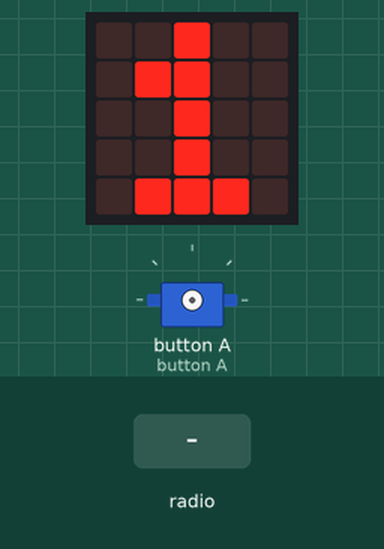
Recording of a program running on a simulated BBC micro:bit (MakeCode). Parts: the board's 5×5 LED display, servo. The inputs (shaded band) are chosen by the test bench. What the program prints to the serial console is not drawn.

Above: at 1.9 s.
2.0 s: radio message "y=520" arrives
3.5 s: radio message "hold=0" arrives
5.0 s: radio message "hold=1" arrives
Timing chart, 0 to 8.0 s (numbered marks = the images above; inputs shaded):
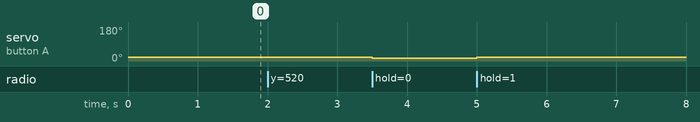

The program:

main.ts
```typescript
radio.onReceivedValue(function (name, value) {
    if (name == "y" && value > 520) {
        forward = value
        back = 0
    } else if (name == "y" && value < 520) {
        forward = 0
        back = 519 - value
    }
    if (name == "x" && value > 520) {
        right = value - 520
        left = 0
    } else if (name == "x" && value < 520) {
        right = 0
        left = 519 - value
    } else {

    }
    pins.analogWritePin(AnalogPin.P1, forward - right + left)
    pins.analogWritePin(AnalogPin.P2, forward - left + right)
    pins.analogWritePin(AnalogPin.P0, back + right)
    pins.analogWritePin(AnalogPin.P13, back + left)
    if (name == "hold") {
        if (value == 0) {
            if (servo_state - 6 > 10) {
                servo_state += -5
            }
        } else if (value == 1) {
            if (servo_state + 6 < 180) {
                servo_state += 5
            }
        } else {

        }
    }
    pins.servoWritePin(AnalogPin.P5, servo_state)
    serial.writeValue("x", servo_state)
})
let left = 0
let right = 0
let back = 0
let forward = 0
let servo_state = 0
servo_state = 20
let k = 2
radio.setGroup(1)
serial.redirectToUSB()
basic.showString("1")
```

test.ts
```typescript
// здесь помещаются тесты; они не будут скомпилированы, пока пакет используется в качестве расширения.
```

Measured:
- after the input at 3.5 s, servo on button A: 20° → 15° at once
- after the input at 5.0 s, servo on button A: 15° → 20° at once
